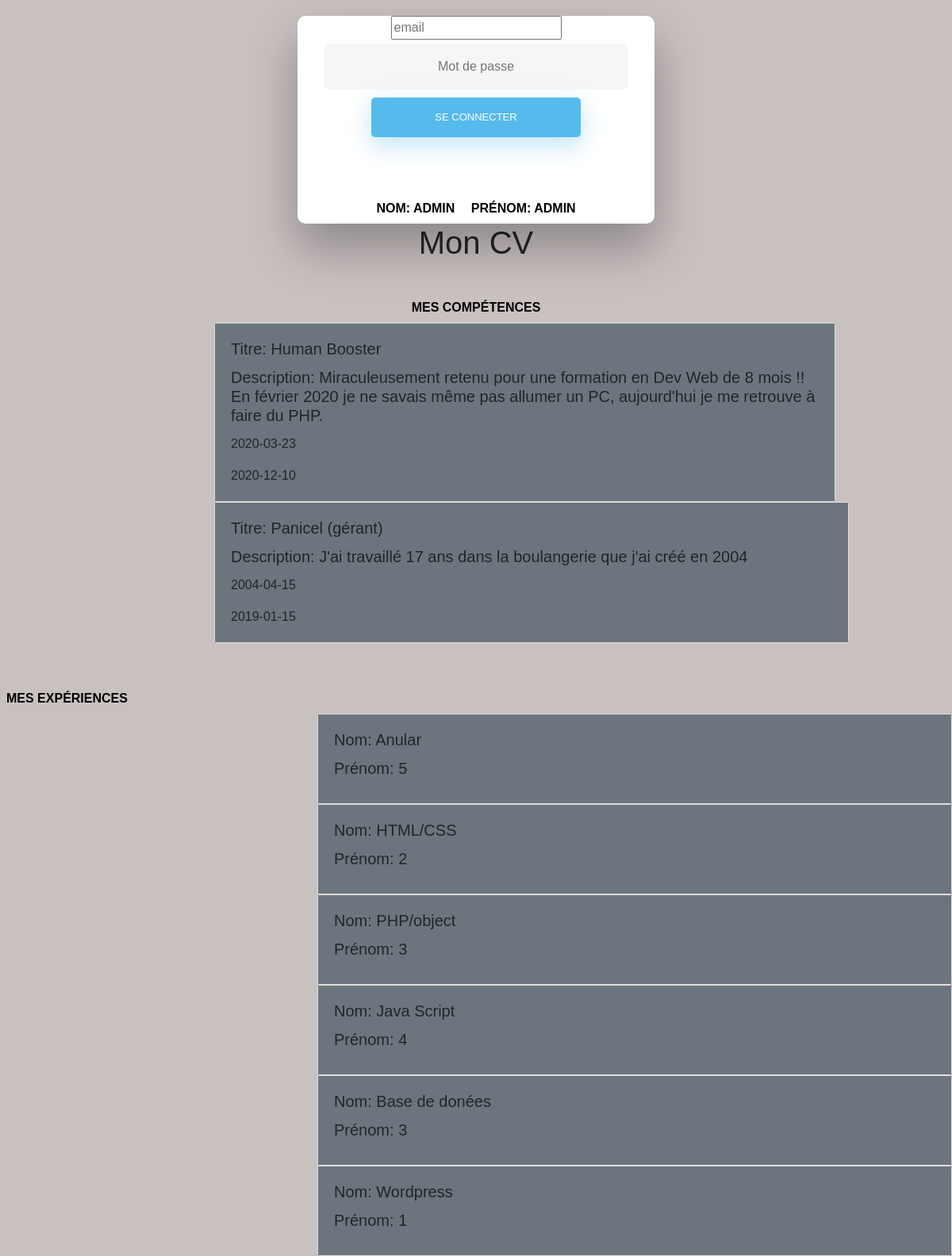
The page / on the database its author committed.
### tables this page shows
CREATE TABLE IF NOT EXISTS `user` (
  `nom` varchar(250) NOT NULL,
  `prenom` varchar(250) NOT NULL,
  `mot_de_passe` varchar(250) NOT NULL,
  `email` varchar(250) NOT NULL,
  `id` int(11) NOT NULL AUTO_INCREMENT,
  PRIMARY KEY (`id`),
  UNIQUE KEY `user_id_uindex` (`id`)
);

CREATE TABLE IF NOT EXISTS `experience` (
  `id` int(11) NOT NULL AUTO_INCREMENT,
  `titre` varchar(250) NOT NULL,
  `description` text NOT NULL,
  `date_debut` date NOT NULL,
  `date_fin` date DEFAULT NULL,
  PRIMARY KEY (`id`),
  UNIQUE KEY `experience_id_uindex` (`id`)
);

CREATE TABLE IF NOT EXISTS `competence` (
  `titre` varchar(250) NOT NULL,
  `id` int(11) NOT NULL AUTO_INCREMENT,
  `note` int(11) NOT NULL,
  PRIMARY KEY (`id`),
  UNIQUE KEY `competence_id_uindex` (`id`)
);

### index.php (the view, shortened to what this page needs)
<?php
include("parts/header.php");
require('connection_bdd.php');
$res = $pdo->query('SELECT * FROM user');
$exp = $pdo->query('SELECT * FROM `experience`');
$comp = $pdo->query('SELECT * FROM competence');
?>
<body>
    <div class="wrapper fadeInDown">
        <div id="formContent"
            <form method="post" action="index.php" enctype="multipart/form-data">
                <input type="mail" class="fadeIn second" name="email" placeholder="email">
                <input type="password" class="fadeIn third" name="mot_de_passe" placeholder="Mot de passe">
                <input type="submit" class="fadeIn fourth" value="Se connecter">
            </form>
            <div class='mydiv'>
                <?php
                while ($data = $res->fetch()) {
                ?>
                    <h2>Nom: <?php echo ($data['nom']) ?></h2>
                    <h2>Prénom: <?php echo ($data['prenom']) ?></h2>
            </div>
        </div>
    <?php
                }
    ?>
    <h1>Mon CV</h1>
    <h2>Mes compétences</h2>
    <div class='mydiv'>
        <?php
        while ($data = $exp->fetch()) {
        ?>
            <div class="col-10 p-0 card" style="width: 50rem; margin-left: 140px;">
                <div class="card-body bg-secondary">
                    <h5 class="card-title">Titre: <?php echo ($data['titre']) ?></h5>
                    <h5 class="card-title">Description: <?php echo ($data['description']) ?></h5>
                    <p class="card-text"><?php echo ($data['date_debut']) ?></p>
                    <p class="card-text"><?php echo ($data['date_fin']) ?></p>
                </div>
            </div>
    </div>
<?php
        }
?>
<h2>Mes expériences</h2>
<div class='mydiv'>
    <?php
    while ($data = $comp->fetch()) {
    ?>
        <div class="col-10 p-0 card" style="width: 50rem; margin-left: 400px;">
            <div class="card-body bg-secondary">
                <h5 class="card-title">Nom: <?php echo ($data['titre']) ?></h5>
                <h5 class="card-title">Prénom: <?php echo ($data['note']) ?></h5>
            </div>
        </div>
    <?php
    }
    ?>
</body>
</html>

### parts/header.php (shortened to what this page needs)
<!DOCTYPE html>
<html lang="en">
<head>
    <link rel="stylesheet" href="https://stackpath.bootstrapcdn.com/bootstrap/4.5.0/css/bootstrap.min.css">
    <link rel="stylesheet" href="style.css">
</head>

### style.css (style rules this page uses)
body { background-color: #c9c0c0; }
h1 { text-align: center; }
body { font-family: "Poppins", sans-serif; height: 100vh; }
h2 { text-align: center; font-size: 16px; font-weight: 600; text-transform: uppercase; display: inline-block; margin: 40px 8px 10px 8px; color: black; }
.wrapper { display: flex; align-items: center; flex-direction: column; justify-content: center; width: 100%; min-height: 100%; padding: 20px; }
#formContent { -webkit-border-radius: 10px 10px 10px 10px; border-radius: 10px 10px 10px 10px; background: #fff; padding: 30px; width: 90%; max-width: 450px; position: relative; padding: 0px; -webkit-box-shadow: 0 30px 60px 0 rgba(0, 0, 0, 0.3); box-shadow: 0 30px 60px 0 rgba(0, 0, 0, 0.3); text-align: center; }
input[type=button], input[type=submit], input[type=reset], a { background-color: #56baed; border: none; color: white; padding: 15px 80px; text-align: center; text-decoration: none; display: inline-block; text-transform: uppercase; font-size: 13px; -webkit-box-shadow: 0 10px 30px 0 rgba(95, 186, 233, 0.4); box-shadow: 0 10px 30px 0 rgba(95, 186, 233, 0.4); -webkit-border-radius: 5px 5px 5px 5px; border-radius: 5px 5px 5px 5px; margin: 5px 20px 40px 20px; -webkit-transition: all 0.3s ease-in-out; -moz-transition: all 0.3s ease-in-out; -ms-transition: all 0.3s ease-in-out; -o-transition: all 0.3s ease-in-out; transition: all 0.3s ease-in-out; }
input[type=password] { background-color: #f6f6f6; border: none; color: #0d0d0d; padding: 15px 32px; text-align: center; text-decoration: none; display: inline-block; font-size: 16px; margin: 5px; width: 85%; border: 2px solid #f6f6f6; -webkit-transition: all 0.5s ease-in-out; -moz-transition: all 0.5s ease-in-out; -ms-transition: all 0.5s ease-in-out; -o-transition: all 0.5s ease-in-out; transition: all 0.5s ease-in-out; -webkit-border-radius: 5px 5px 5px 5px; border-radius: 5px 5px 5px 5px; }
input[type=password]:placeholder { color: #cccccc; }
.fadeInDown { -webkit-animation-name: fadeInDown; animation-name: fadeInDown; -webkit-animation-duration: 1s; animation-duration: 1s; -webkit-animation-fill-mode: both; animation-fill-mode: both; }
.fadeIn { opacity: 0; -webkit-animation: fadeIn ease-in 1; -moz-animation: fadeIn ease-in 1; animation: fadeIn ease-in 1; -webkit-animation-fill-mode: forwards; -moz-animation-fill-mode: forwards; animation-fill-mode: forwards; -webkit-animation-duration: 1s; -moz-animation-duration: 1s; animation-duration: 1s; }
.fadeIn.second { -webkit-animation-delay: 0.6s; -moz-animation-delay: 0.6s; animation-delay: 0.6s; }
.fadeIn.third { -webkit-animation-delay: 0.8s; -moz-animation-delay: 0.8s; animation-delay: 0.8s; }
.fadeIn.fourth { -webkit-animation-delay: 1s; -moz-animation-delay: 1s; animation-delay: 1s; }

### rows shown on the page
user: nom "ADMIN", prenom "ADMIN"
experience: titre "Human Booster", description "Miraculeusement retenu pour une formation en Dev Web de 8 mois !! En février 2020 je ne savais même pas allumer un PC, aujourd'hui je me retrouve à faire du PHP.", date_debut "2020-03-23", date_fin "2020-12-10"
experience: titre "Panicel (gérant)", description "J'ai travaillé 17 ans dans la boulangerie que j'ai créé en 2004", date_debut "2004-04-15", date_fin "2019-01-15"
competence: titre "Anular", note "5"
competence: titre "HTML/CSS", note "2"
competence: titre "PHP/object", note "3"
competence: titre "Java Script", note "4"
competence: titre "Base de donées", note "3"
competence: titre "Wordpress", note "1"
